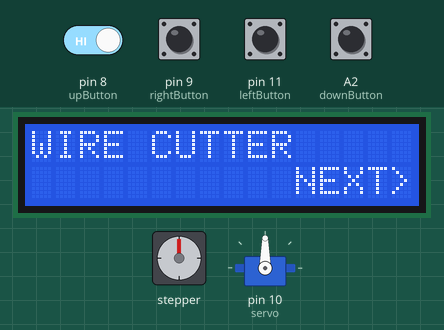
Bench run of a sketch on a simulated Arduino Uno, built with avr-gcc and run on an emulated ATmega328P. Parts: stepper motor, 16×2 character LCD, servo. Wiring (inferred from the names in the program): stepper motor driver (200 steps per turn assumed): step pin 13; direction pin 12. The inputs (shaded band) are chosen by the test bench; at power-on: A2 (downButton), pin 8 (upButton), pin 9 (rightButton), pin 11 (leftButton) HIGH.

Above: at 2.2 s.
2.3 s: pin 9 (rightButton) pulled LOW for 1 s
At 4.4 s:
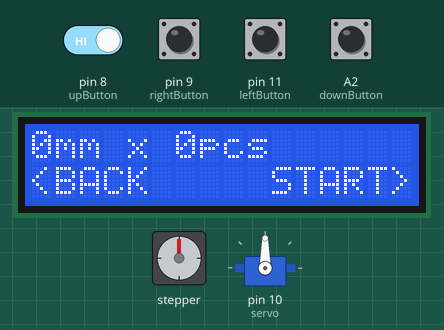
4.8 s: pin 9 (rightButton) pulled LOW for 0.15 s
At 5.6 s:
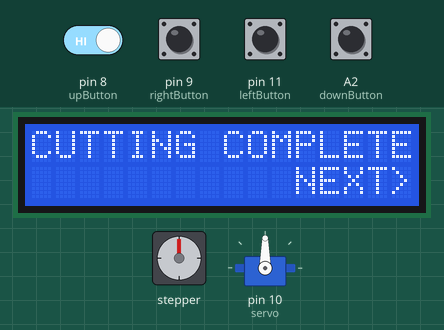
6.5 s: pin 8 (upButton) driven LOW and pin 9 (rightButton) driven LOW
At 8.4 s:
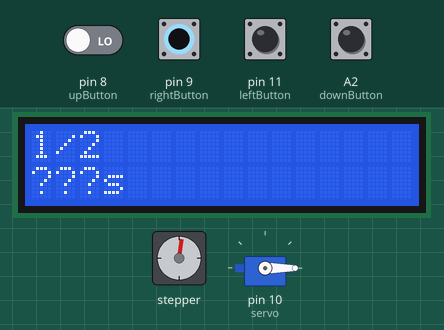
9.5 s: pin 8 (upButton) driven HIGH
At 11.04 s:
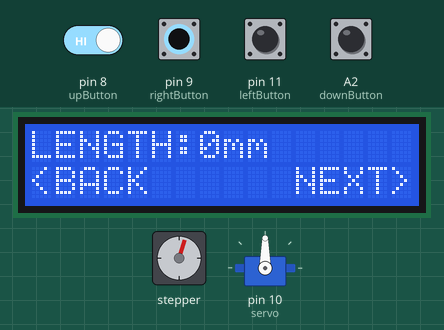
11.8 s: pin 8 (upButton) driven LOW
At 14.7 s:
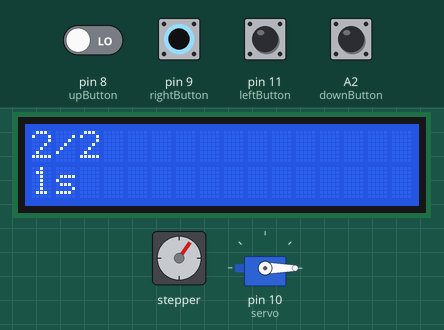
14.8 s: pin 9 (rightButton) driven HIGH
At 16.8 s:
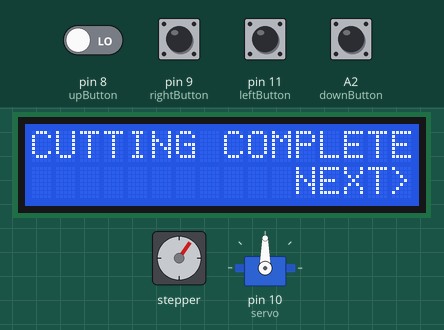
Timing chart, 0 to 18.1 s (numbered marks = the images above; inputs shaded):
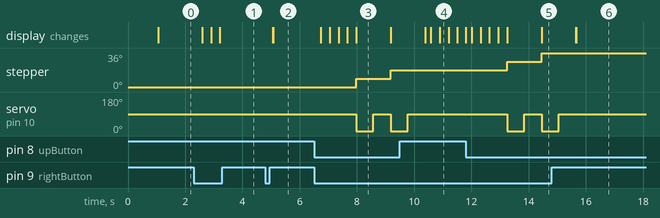

The sketch:

new_cutter_machine.ino
```cpp
//------------------------------- librarys ----------------------------------
#include <Wire.h>
#include <LiquidCrystal.h>
#include <Servo.h>

//------------------------------- lcd ----------------------------------

LiquidCrystal lcd(2, 3, 4, 5, 6, 7);

//------------------------------- stepper ----------------------------------
#define stepPin 13
#define dirPin 12

//------------------------------- servo ----------------------------------
Servo snippers;
#define servo 10
#define openAngle 90
#define closedAngle 0

//------------------------------- input ----------------------------------

#define leftButton 11
#define rightButton 9
#define upButton 8
#define downButton A2

//------------------------------- user settings ----------------------------------
unsigned int wireLength = 0;
unsigned int wireQuantity = 0;

//------------------------------- system settings ----------------------------------
int state = 0;
int incrementSpeed = 1;
int previousWireLength = 0;
int previousWireQuantity = 0;
float mmPerStep = 0.18096;


void setup() {
  Serial.begin(9600);


  lcd.begin(16, 2); //LCD columns and rows
//  lcd.setRGB(255,255,0); //backlight colour

  pinMode(upButton, INPUT_PULLUP);
  pinMode(downButton, INPUT_PULLUP);
  pinMode(leftButton, INPUT_PULLUP);
  pinMode(rightButton, INPUT_PULLUP);

  pinMode(stepPin,OUTPUT);
  pinMode(dirPin,OUTPUT);

  snippers.attach(servo);

  snippers.write(openAngle);

  delay(1000);
}

void loop() {
  if (!digitalRead(rightButton)){
    if(state == 5){
      state = 0;
    }
    else{
      state += 1;
    }
    delay(200);
    lcd.clear();
  }
  if (!digitalRead(leftButton) && state > 0 && state < 4){
    state -=1;
    delay(200);
    lcd.clear();
  }


  switch (state){
    case 0:
      homeScreen();
      break;
    case 1:
       chooseWireLength();
       break;
    case 2:
      chooseWireQuantity();
      break;
    case 3:
      confirm();
      break;
    case 4:
      currentlyCutting();
      break;
    case 5:
      finishedCutting();
      break;
  }

}


void homeScreen(){
  lcd.setCursor(0, 0);
  lcd.print("WIRE CUTTER");
  lcd.setCursor(11, 1);
  lcd.print("NEXT>");
  delay(100);
}


void chooseWireLength(){
  wireLength = changeValue(wireLength);

  //clear LCD if required
  if(previousWireLength != wireLength){
    lcd.clear();
    previousWireLength = wireLength;
  }

  //Display information on LCD
  lcd.setCursor(0, 0);
  lcd.print("LENGTH:" + (String)wireLength + "mm");
  displayNavigation();
}

void chooseWireQuantity(){
  wireQuantity = changeValue(wireQuantity);

  //clear LCD if required
  if(previousWireQuantity != wireQuantity){
    lcd.clear();
    previousWireQuantity = wireQuantity;
  }

  //Display information on LCD
  lcd.setCursor(0, 0);
  lcd.print("QUANTITY:" + (String)wireQuantity);
  displayNavigation();
}

void confirm(){
  lcd.setCursor(0, 0);
  lcd.print((String)wireLength + "mm x " + (String)wireQuantity + "pcs");
  lcd.setCursor(0, 1);
  lcd.print("<BACK");
  lcd.setCursor(10, 1);
  lcd.print("START>");
  delay(100);
}

void currentlyCutting(){
  lcd.setCursor(0, 0);
  lcd.print((String)0 + "/" + (String)wireQuantity);
  lcd.setCursor(0, 1);
  lcd.print("???s");
  int stepsToTake = (int)wireLength/mmPerStep;
  for(int i = 0; i < wireQuantity; i++){
    unsigned long timeForOneCycle = millis();
    digitalWrite(dirPin,HIGH);
    for(int x = 0; x < stepsToTake; x++) {
      digitalWrite(stepPin,HIGH);
      delayMicroseconds(500);
      digitalWrite(stepPin,LOW);
      delayMicroseconds(500);
    }

    lcd.setCursor(0, 0);
    lcd.print((String)(i+1) + "/" + (String)wireQuantity);

    snippers.write(closedAngle);
    delay(600);
    snippers.write(openAngle);
    delay(600);


    lcd.setCursor(0, 1);

    unsigned long timeRemaining = ((millis() - timeForOneCycle)*(wireQuantity - (i+1)))/1000;
    lcd.print((String)timeRemaining + "s    ");

  }
  wireLength = 0;
  wireQuantity = 0;
  state = 5;
}

void finishedCutting(){
  lcd.clear();
  lcd.setCursor(0, 0);
  lcd.print("CUTTING COMPLETE");
  lcd.setCursor(11, 1);
  lcd.print("NEXT>");
  delay(100);
}


int changeValue(int currentValue){
  if (!digitalRead(upButton)) {
    currentValue += incrementSpeed;
    incrementSpeed ++;
  }
  if (!digitalRead(downButton)) {
    if(currentValue - incrementSpeed >= 0){
      currentValue -= incrementSpeed;
      incrementSpeed ++;
    }
    else{
      currentValue = 0;
    }
  }
  if (digitalRead(downButton) && digitalRead(upButton)){
    incrementSpeed = 1;
  }
  return currentValue;
}

void displayNavigation(){
  lcd.setCursor(0, 1);
  lcd.print("<BACK");
  lcd.setCursor(11, 1);
  lcd.print("NEXT>");
  delay(100);
}
```

Measured:
- after the input at 2.3 s, the display: first changes after 0.30 s (image 1 shows a later state)
- after the input at 4.8 s, the display: first changes after 0.26 s (image 2 shows a later state)
- after the input at 6.5 s, stepper: goes 9° 1.2 s, then 18°, starting after 1.5 s; servo on pin 10 (servo): 90° → 0° after 1.5 s, → 90° 0.60 s later, → 0° 0.61 s later; the display: first changes after 0.24 s (image 3 shows a later state)
- after the input at 11.8 s, stepper: goes 27° 1.2 s, then 36°, starting after 1.4 s; servo on pin 10 (servo): 90° → 0° after 1.4 s, → 90° 0.60 s later, → 0° 0.61 s later
- after the input at 14.8 s, stepper: stops changing and stays 36°; servo on pin 10 (servo): goes on until 15.1 s, then stays 90°; the display: first differs from a run without the input after 0.86 s (image 6)
- what the display in image 3 shows lasts 1.2 s, from 8.0 s to 9.2 s
